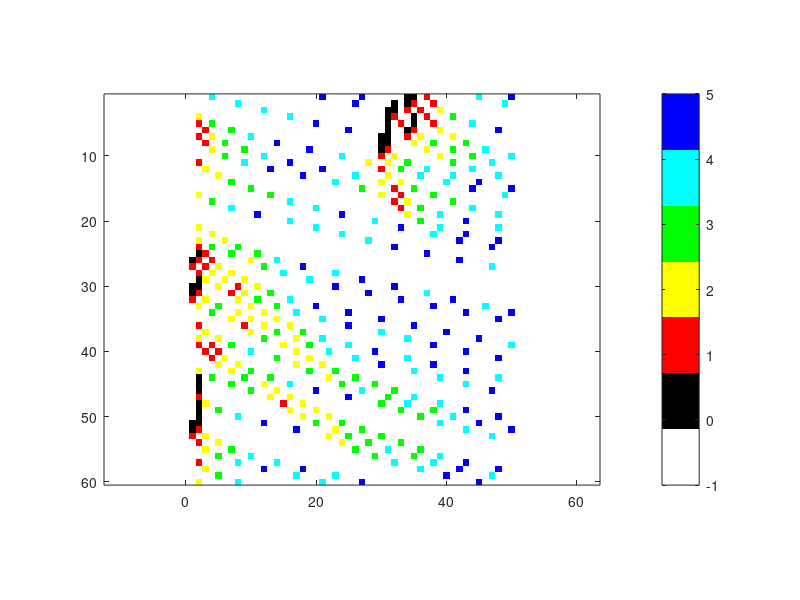
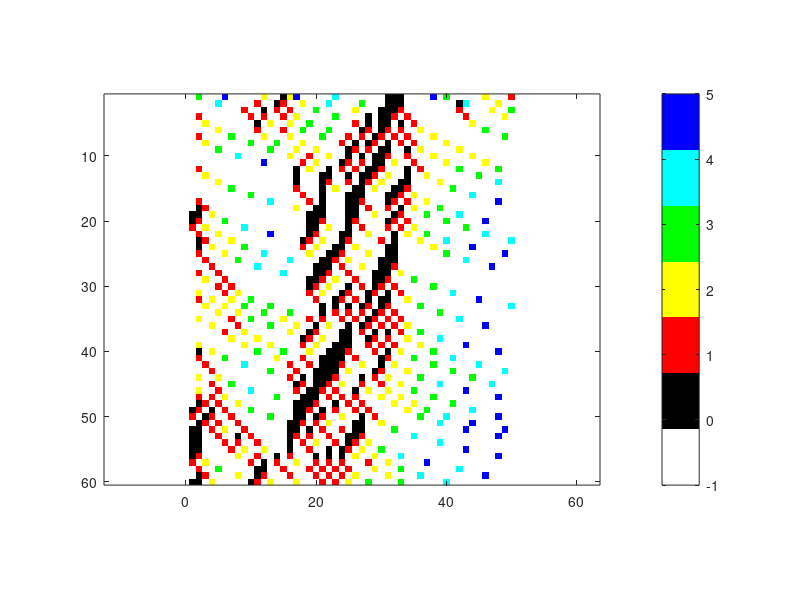
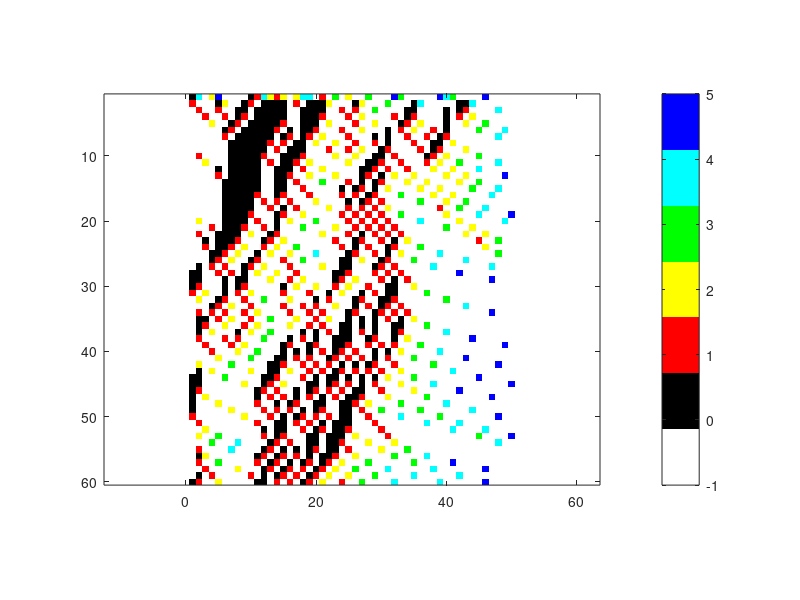
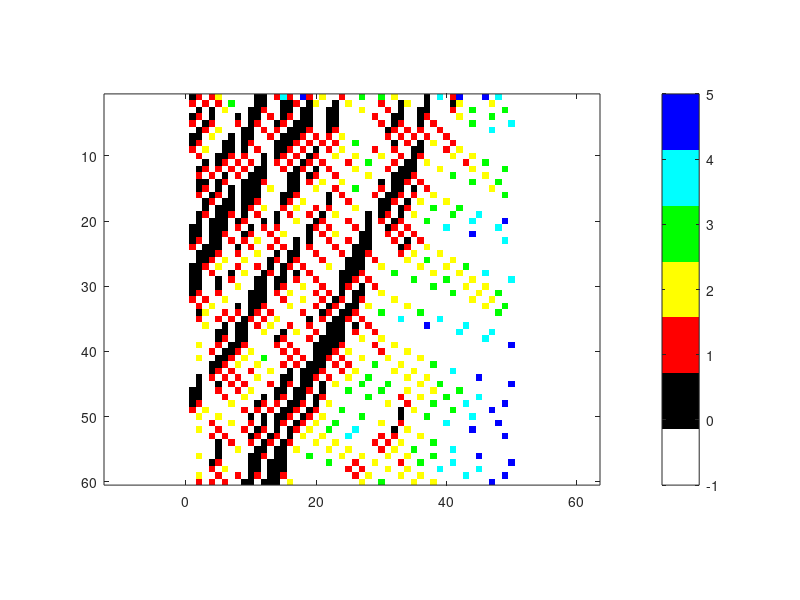

The MATLAB script that drew these images, in order:
clear;
clc;
X = importdata('test_data.txt');
mymap = [1 1 1
     0 0 0
     1 0 0
     1 1 0
     0 1 0
     0 1 1
     0 0 1];
new_car_prob = 0.4; 
dec_prob = 0.4;
for pub=1:5
full_road = zeros(60,60);
if(pub<=2)
    road = X(:,pub)';%initialize road
else
    indexr = randsample(50,12)';%random car positions on the road
    road(indexr) = randi([0 5],1,12);%random speed of the moving cars
end
[gen,~] = size(full_road);
[~,c] = size(road);
%road = [-1 3 -1 -1 -1 5 -1 -1 -1 -1 -1 2 -1 -1 0 2 5 -1 -1 -1 -1 -1 4 -1 -1 -1 -1 -1 -1 -1 0 0 0 -1 -1 -1 -1 5 -1 3 -1 -1 -1 -1 -1 2 -1 -1 -1 1 -1 -1 -1 -1 -1 -1 -1 -1 -1 -1];
%road = [-1 -1 -1 4 -1 -1 -1 -1 -1 -1 -1 -1 -1 -1 -1 -1 -1 -1 -1 -1 5 -1 -1 -1 -1 -1 5 -1 -1 -1 -1 -1 -1 0 0 -1 1 -1 -1 -1 -1 -1 -1 -1 4 -1 -1 -1 -1 5 -1 -1 -1 -1 -1 -1 -1 -1 -1 -1];
full_road(1,:)=road;

for i=2:gen
        if ((road(1) == -1) && (rand(1)>1-new_car_prob))%new cars
            road(1) = 1;
        end
		
        road(51:60) = -1;%clear cars after 50 index
		
    for j=c-10:-1:1
       moved = 0;
       speed = road(j); %current speed of the car
       if(speed>=0)
          if(speed<5)
              %Rule 1#acceleration
              if(road(j+1:j+speed+1)==-1)
                  road(j) = -1;
                  road(j+speed) = speed + 1;
                  next_speed = road(j+speed);
                  moved = 1;
              end   
          end
          
%          pause(0.4)
%          drawnow;
%          imagesc(road(:,1:50));
%          colormap(mymap); axis equal;
		
          if(road(j+1:j+speed)==-1)
              road(j) = -1;
              road(j+speed) = speed;
              next_speed = road(j+speed);
              moved = 1;
          end
          
          %Rule 2#breaking 
          if(moved)
              if(max(road(j+speed+1:j+speed+next_speed)~=-1))
                  found = 0;
                  count = 0;
                  for k=j+1+speed:j+speed+next_speed
                      count = count+1;
                      if((~found)&&(road(k)>=0))
                          found = 1;
                          road(j+speed) = count-1;
                      end
                  end
              end
          else
              if(max(road(j+1:j+speed)~=-1))
                  found = 0;
                  count = 0;
                  for k=j+1:j+speed
                      count = count+1;
                      if((~found)&&(road(k)>=0))
                          found = 1;
                          road(j) = -1;
                          road(j+count-1) = 0;
                      end
                  end
              end
          end
          
%         pause(0.4)
%         drawnow;
%         imagesc(road(:,1:50));
%         colormap(mymap); axis equal;
       end
    end
	
	%Rule3#random speed decrease
    for j=c-10:-1:1            
        
        rand_dec = road(j);
        if(rand_dec>0 && rand_dec<=5)
            if ((road(j) ~= -1) && (rand(1)>1-dec_prob))
                road(j) = rand_dec-1;
            end
        end
    end
	%copy single lane to time diagram
	full_road(i,:) = road;
   
end
%plot lane-time
figure
drawnow;
imagesc(full_road(:,1:50));
colormap(mymap); axis equal;
colorbar
end